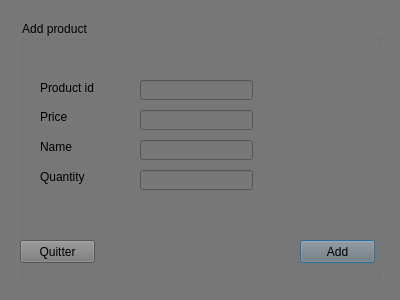
<?xml version="1.0" encoding="UTF-8"?>
<ui version="4.0">
 <class>addProduct</class>
 <widget class="QDialog" name="addProduct">
  <property name="geometry">
   <rect>
    <x>0</x>
    <y>0</y>
    <width>400</width>
    <height>300</height>
   </rect>
  </property>
  <property name="windowTitle">
   <string>Dialog</string>
  </property>
  <property name="styleSheet">
   <string notr="true">background-color: rgb(120, 120, 120);</string>
  </property>
  <widget class="QGroupBox" name="groupBox">
   <property name="geometry">
    <rect>
     <x>20</x>
     <y>20</y>
     <width>361</width>
     <height>261</height>
    </rect>
   </property>
   <property name="styleSheet">
    <string notr="true">font: 9pt &quot;MV Boli&quot;;</string>
   </property>
   <property name="title">
    <string>Add product</string>
   </property>
   <widget class="QLabel" name="label">
    <property name="geometry">
     <rect>
      <x>20</x>
      <y>60</y>
      <width>61</width>
      <height>16</height>
     </rect>
    </property>
    <property name="styleSheet">
     <string notr="true">font: 9pt &quot;MV Boli&quot;;</string>
    </property>
    <property name="text">
     <string>Product id</string>
    </property>
   </widget>
   <widget class="QLabel" name="label_2">
    <property name="geometry">
     <rect>
      <x>20</x>
      <y>90</y>
      <width>47</width>
      <height>14</height>
     </rect>
    </property>
    <property name="styleSheet">
     <string notr="true">font: 9pt &quot;MV Boli&quot;;</string>
    </property>
    <property name="text">
     <string>Price</string>
    </property>
   </widget>
   <widget class="QLabel" name="label_3">
    <property name="geometry">
     <rect>
      <x>20</x>
      <y>120</y>
      <width>47</width>
      <height>14</height>
     </rect>
    </property>
    <property name="styleSheet">
     <string notr="true">font: 9pt &quot;MV Boli&quot;;</string>
    </property>
    <property name="text">
     <string>Name</string>
    </property>
   </widget>
   <widget class="QLabel" name="label_4">
    <property name="geometry">
     <rect>
      <x>20</x>
      <y>150</y>
      <width>47</width>
      <height>14</height>
     </rect>
    </property>
    <property name="styleSheet">
     <string notr="true">font: 9pt &quot;MV Boli&quot;;</string>
    </property>
    <property name="text">
     <string>Quantity</string>
    </property>
   </widget>
   <widget class="QLineEdit" name="lineEdit_id">
    <property name="geometry">
     <rect>
      <x>120</x>
      <y>60</y>
      <width>113</width>
      <height>20</height>
     </rect>
    </property>
   </widget>
   <widget class="QLineEdit" name="lineEdit_price">
    <property name="geometry">
     <rect>
      <x>120</x>
      <y>90</y>
      <width>113</width>
      <height>20</height>
     </rect>
    </property>
   </widget>
   <widget class="QLineEdit" name="lineEdit_name">
    <property name="geometry">
     <rect>
      <x>120</x>
      <y>120</y>
      <width>113</width>
      <height>20</height>
     </rect>
    </property>
   </widget>
   <widget class="QLineEdit" name="lineEdit_quantity">
    <property name="geometry">
     <rect>
      <x>120</x>
      <y>150</y>
      <width>113</width>
      <height>20</height>
     </rect>
    </property>
   </widget>
   <widget class="QPushButton" name="pushButton">
    <property name="geometry">
     <rect>
      <x>280</x>
      <y>220</y>
      <width>75</width>
      <height>23</height>
     </rect>
    </property>
    <property name="styleSheet">
     <string notr="true">font: 9pt &quot;MV Boli&quot;;</string>
    </property>
    <property name="text">
     <string>Add</string>
    </property>
   </widget>
   <widget class="QPushButton" name="pushButton_2">
    <property name="geometry">
     <rect>
      <x>0</x>
      <y>220</y>
      <width>75</width>
      <height>23</height>
     </rect>
    </property>
    <property name="styleSheet">
     <string notr="true">font: 9pt &quot;MV Boli&quot;;


</string>
    </property>
    <property name="text">
     <string>Quitter</string>
    </property>
   </widget>
  </widget>
 </widget>
 <resources/>
 <connections/>
</ui>
